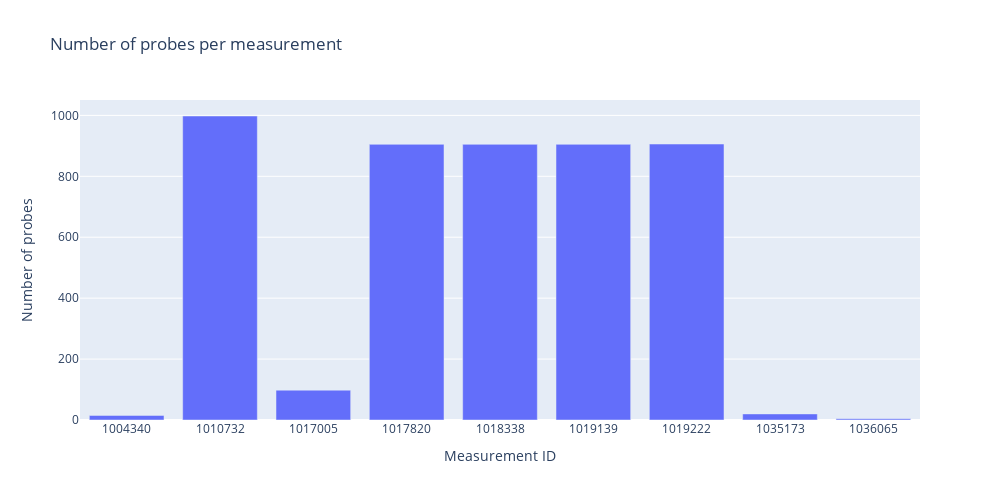

Notebook source saved alongside this figure:
### Markdown cell above
## 2 - Histogram of number of probes and asns used per measurement (separate plots)

### Code cell
# Histogram 
fig = go.Figure(
    go.Bar(
        x = df.index.astype(str),
        y = df['num_probes'],
        showlegend=False
    )
)

fig.update_layout(
    xaxis_title = 'Measurement ID',
    yaxis_title = 'Number of probes',
    title_text = 'Number of probes per measurement',
    width = 1000,
    height = 500
)

fig.show()

### Figure 1 — Plotly figure (JSON) as saved in the notebook; plotly's stock layout.template omitted (floating-point values rounded to 4 significant figures)
{"data": [{"showlegend": false, "type": "bar", "x": ["1004340", "1010732", "1017005", "1017820", "1018338", "1019139", "1019222", "1035173", "1036065"], "y": [15, 998, 98, 905, 905, 905, 906, 20, 4]}], "layout": {"height": 500, "title": {"text": "Number of probes per measurement"}, "width": 1000, "xaxis": {"title": {"text": "Measurement ID"}}, "yaxis": {"title": {"text": "Number of probes"}}}}
